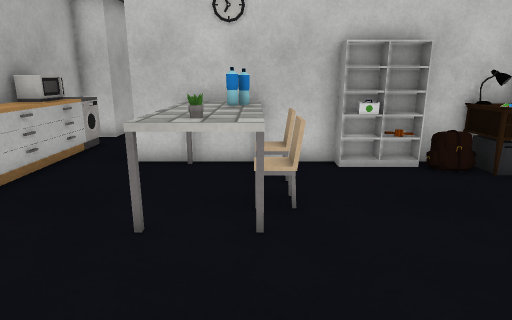
view 1 (above)

19 first-person views from a walk through a scene from a Unity 3-D project. The camera is 1.3 m above the floor, tilts 14° down and sees 75° across. The floor is counted in squares, 0.5 m on a side. Each view is taken from the middle of a square. On the plan, view 1 faces up. The plan holds only what a view shows up to about 20 squares ahead; the rest is blank. The place goes on beyond the plan. The player character is not drawn. Some surface patterns are stand-ins.

view 2
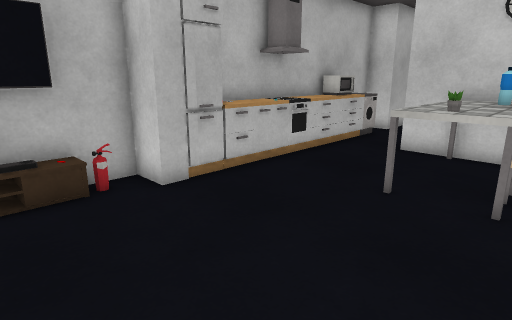

view 3
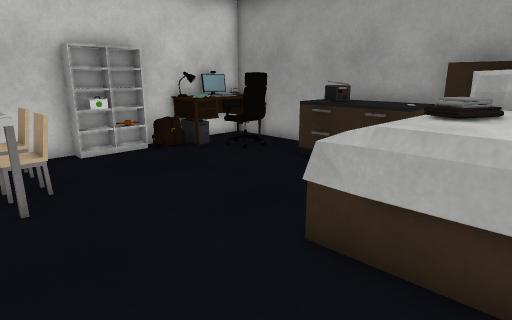

view 4
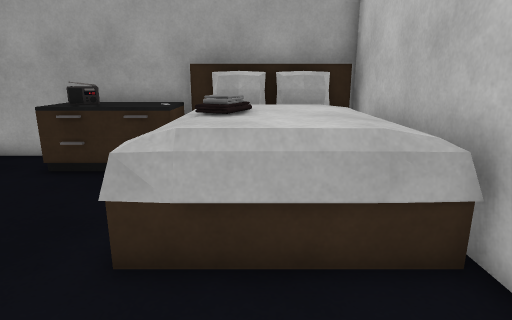

view 5
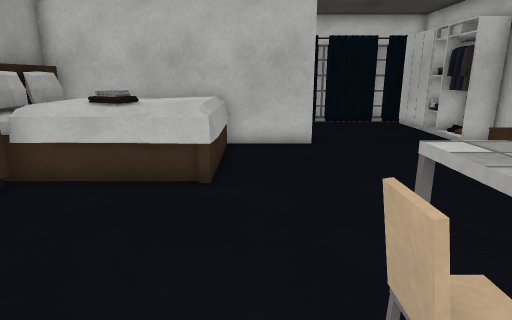

view 6
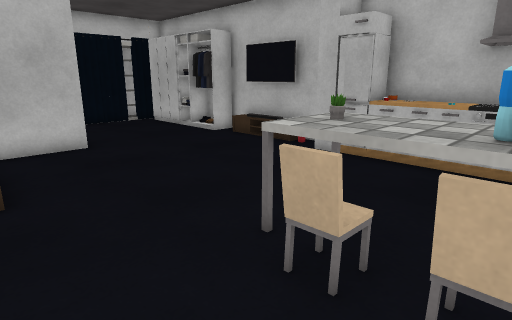

view 7
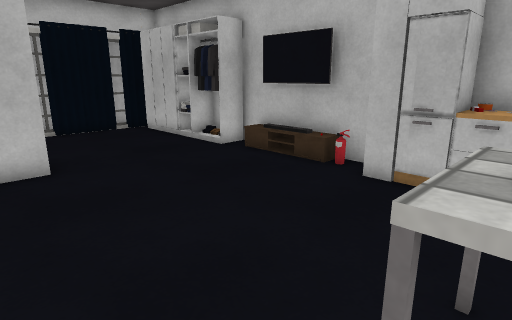

view 8
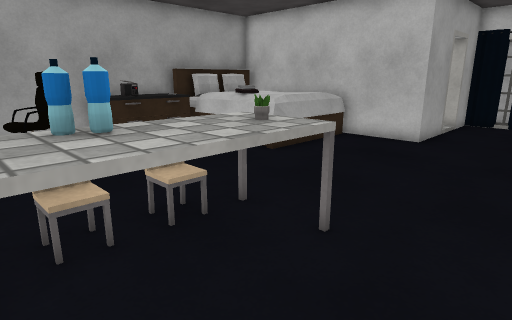

view 9
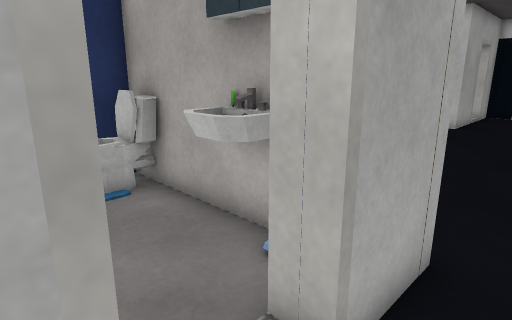

view 10
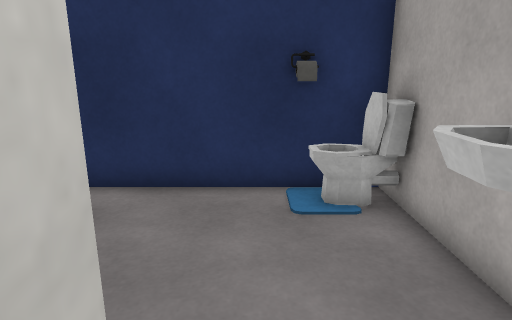

view 11
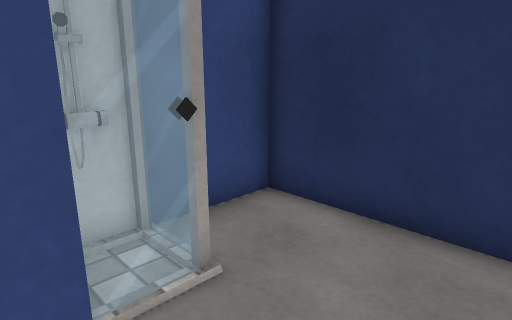

view 12
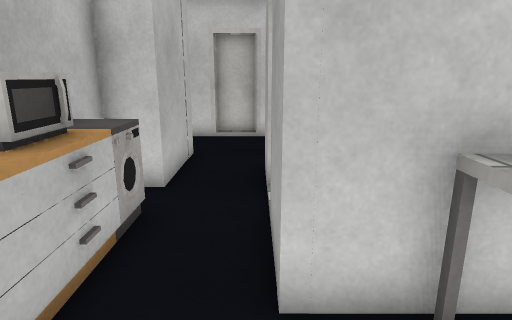

view 13
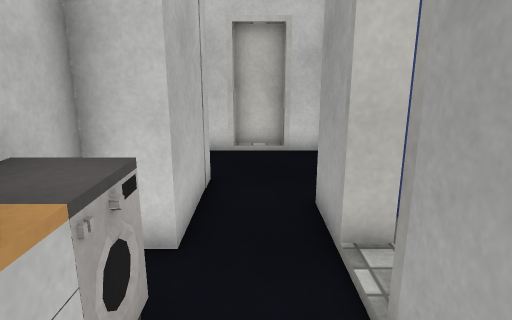

view 14
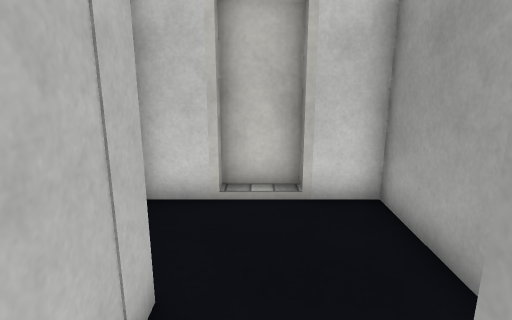

view 15
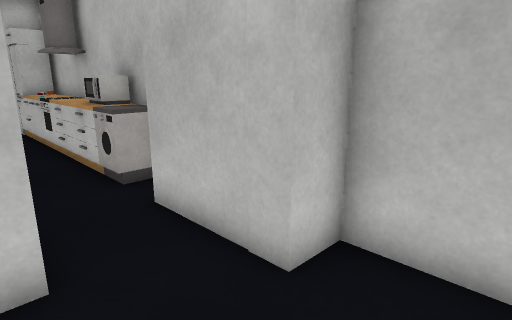

view 16
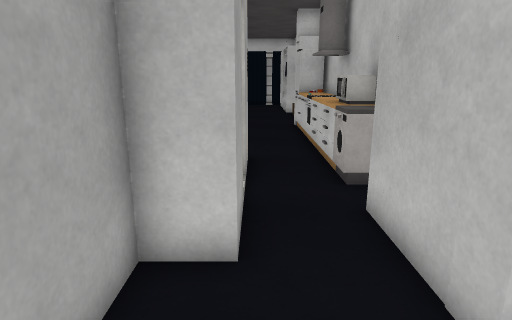

view 17
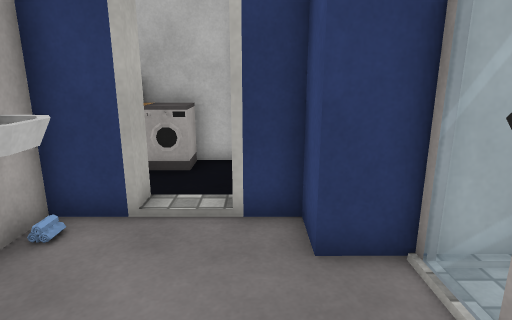

view 18
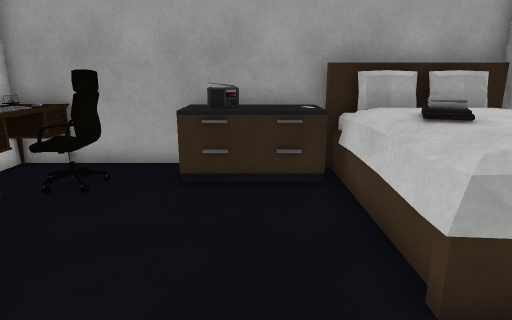

view 19
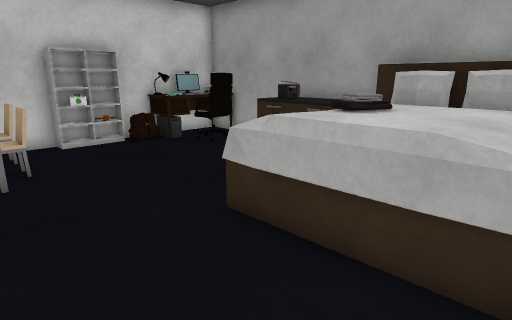

### Floor plan
Ten units are one square. View 1 is at (0, 0); x grows to the right and y downward. Boxes are objects, and circles mark ways between rooms. Rooms are numbered by the first view taken in them; rooms with no view inside come last. Other rooms are left out.
<svg viewBox="-80 -229 185 345">
<path fill="none" stroke="#000" d="M55 5 58 -1M-62 -26 -62 -19 -75 -19 -75 44M58 6 53 4 56 -2 65 2M25 -102 -37 -102 -37 -128M49 -96 25 -96M-2 73 -2 42 100 42 100 -102M65 -102 26 -102M-2 110 -2 91 4 91M-22 111 -15 111M-62 -146 -75 -146 -75 -31M-56 111 -50 111M54 -90 48 -97M55 -90 50 -91M-58 -219 -75 -219M-75 -207 -75 -184 -62 -184 -62 -146M-40 -224 -58 -224M-37 -146 -37 -167 -23 -167 -23 -219 -40 -219M-15 -175 -15 -159 -29 -159 -29 -146 -37 -146M-37 -128 -29 -128 -29 -110 37 -110 37 -192 5 -192"/>
<rect x="-75" y="35" width="20" height="40" fill="#bbb"><title>wardrobe</title></rect>
<rect x="-75" y="-5" width="10" height="30" fill="#bbb"><title>other object</title></rect>
<rect x="-75" y="-55" width="20" height="10" fill="#bbb"><title>cabinet</title></rect>
<rect x="-75" y="-65" width="20" height="10" fill="#bbb"><title>cabinet</title></rect>
<rect x="-75" y="-75" width="20" height="10" fill="#bbb"><title>cabinet</title></rect>
<rect x="-75" y="-85" width="20" height="10" fill="#bbb"><title>oven</title></rect>
<rect x="-75" y="-105" width="20" height="20" fill="#bbb"><title>cabinet</title></rect>
<rect x="-75" y="-125" width="10" height="30" fill="#bbb"><title>microwave</title></rect>
<rect x="-75" y="-135" width="20" height="20" fill="#bbb"><title>machine</title></rect>
<rect x="-65" y="75" width="10" height="30" fill="#bbb"><title>wardrobe</title></rect>
<rect x="-65" y="-45" width="10" height="20" fill="#bbb"><title>fridge</title></rect>
<rect x="-65" y="-115" width="10" height="10" fill="#bbb"><title>cabinet</title></rect>
<rect x="-25" y="-105" width="30" height="60" fill="#bbb"><title>table</title></rect>
<rect x="-15" y="-85" width="10" height="10" fill="#bbb"><title>other object</title></rect>
<rect x="-5" y="-95" width="10" height="10" fill="#bbb"><title>other object</title></rect>
<rect x="5" y="-75" width="10" height="20" fill="#bbb"><title>chair</title></rect>
<rect x="5" y="-85" width="10" height="10" fill="#bbb"><title>chair</title></rect>
<rect x="25" y="-15" width="70" height="50" fill="#bbb"><title>bed</title></rect>
<rect x="55" y="-95" width="20" height="10" fill="#bbb"><title>desk</title></rect>
<rect x="65" y="-85" width="30" height="20" fill="#bbb"><title>chair</title></rect>
<rect x="65" y="-105" width="10" height="10" fill="#bbb"><title>other object</title></rect>
<rect x="75" y="-35" width="20" height="30" fill="#bbb"><title>cabinet</title></rect>
<rect x="75" y="-45" width="20" height="10" fill="#bbb"><title>other object</title></rect>
<rect x="75" y="-55" width="20" height="10" fill="#bbb"><title>cabinet</title></rect>
<rect x="75" y="-95" width="10" height="10" fill="#bbb"><title>other object</title></rect>
<rect x="75" y="-105" width="10" height="10" fill="#bbb"><title>other object</title></rect>
<rect x="85" y="-25" width="10" height="10" fill="#bbb"><title>other object</title></rect>
<rect x="85" y="-95" width="10" height="10" fill="#bbb"><title>other object</title></rect>
<rect x="85" y="-105" width="10" height="10" fill="#bbb"><title>desk</title></rect>
<rect x="-25" y="-125" width="30" height="10" fill="#bbb"><title>other object</title></rect>
<rect x="-15" y="-195" width="20" height="30" fill="#bbb"><title>shower</title></rect>
<rect x="15" y="-135" width="20" height="20" fill="#bbb"><title>toilet</title></rect>
<rect x="25" y="-135" width="10" height="10" fill="#bbb"><title>toilet</title></rect>
<circle cx="-50" cy="-150" r="3" fill="#2a7"/>
<circle cx="-35" cy="-135" r="3" fill="#2a7"/>
<text x="0" y="-20">1</text>
<text x="-50" y="-190">2</text>
<text x="0" y="-150">3</text>
</svg>
Room 1 opens to room 2. Room 1 opens to room 3.

Where each view was taken, in squares from view 1:
view 1: 0 up, 0 right, facing up
view 2: 2 down, 1 right, facing up-left
view 3: 2 down, 1 left, facing up-right
view 4: 1 down, 1 left, facing right
view 5: 9 up, 2 right, facing down
view 6: 9 up, 4 right, facing down-left
view 7: 6 up, 2 right, facing down-left
view 8: 10 up, 5 left, facing down-right
view 9: 15 up, 5 left, facing down-right
view 10: 14 up, 4 left, facing right
view 11: 14 up, 2 left, facing up-right
view 12: 7 up, 4 left, facing up
view 13: 10 up, 5 left, facing up
view 14: 15 up, 5 left, facing up
view 15: 21 up, 3 left, facing down-left
view 16: 21 up, 4 left, facing down
view 17: 15 up, 3 right, facing left
view 18: 3 up, 0 right, facing right
view 19: 4 down, 1 left, facing up-right
